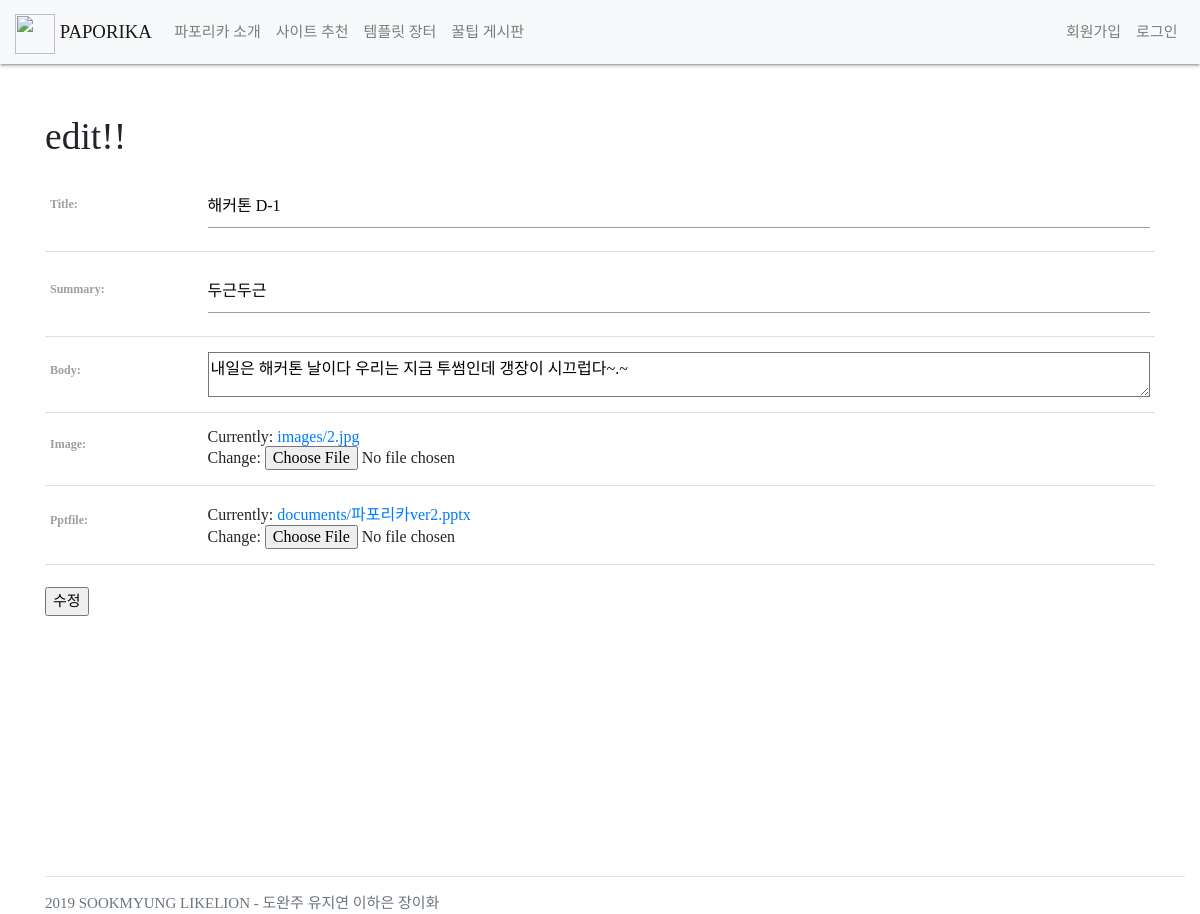
The app's page /market/postupdate/21 with its own data.
### market/models.py (models this page shows, shortened)
class Market(models.Model):
    title = models.CharField(max_length=50)
    author = models.ForeignKey(User, on_delete=models.CASCADE, null=True, related_name='+')
    pub_date = models.DateTimeField(auto_now_add=True)
    summary = models.CharField(null=True, max_length=100)
    body = models.TextField(default='')
    image = models.ImageField(null=True, upload_to='images/')
    pptfile = models.FileField(null=True, upload_to='documents/')
    users = models.ManyToManyField(User, related_name='users', through='Scrap')

### market/views.py (the view)
# urls.py: path('postupdate/<int:post_id>', views.postupdate, name='postupdate'),
def postupdate(request, post_id):
    post = get_object_or_404(Market, pk = post_id)
    if request.method == 'POST':
        form = PostForm(request.POST, instance=post)
        if form.is_valid():
            post = form.save(commit=False)
            post.author = User.objects.get(username = request.user.get_username())
            post.save()
            return redirect('detail', post_id=post.pk)
    else:
        form = PostForm(instance=post)
        return render(request, 'edit.html', {'form':form})

### market/forms.py
class PostForm(forms.ModelForm):
    class Meta:
        model = Market
        fields = ['title','summary', 'body','image', 'pptfile']
    def __init__(self, *args, **kwargs):
        super(PostForm, self).__init__(*args, **kwargs)
        self.fields['image'].required = False

### market/templates/edit.html (shortened to what this page needs)
{% extends 'base.html' %}
{% block content %}
<h1>edit!!</h1>
<form method='POST'>
    <table>
        {{form.as_table}}
    </table>
    <br>
    <input type="submit" value="수정">
</form>
{% endblock %}

### records on screen
Market: title "해커톤 D-1", summary "두근두근", body "내일은 해커톤 날이다 우리는 지금 투썸인데 갱장이 시끄럽다~.~"
